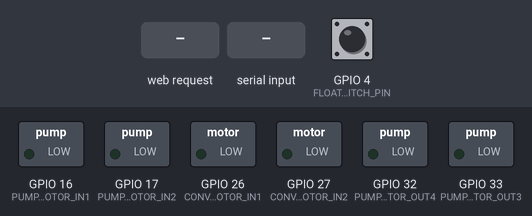
This sketch was run on a simulated ESP32. Shown: switched loads named in the sketch (green lamp = pin HIGH). The inputs (shaded band) are chosen by the test bench; at power-on: GPIO 4 (FLOAT_SWITCH_PIN) HIGH. WiFi joins after 1.5 s; servers stay silent unless stated; what the sketch prints to the serial monitor is not drawn.

Above: at 3.2 s.
3.3 s: HTTP request GET /pump_in_on received
At 4.5 s:
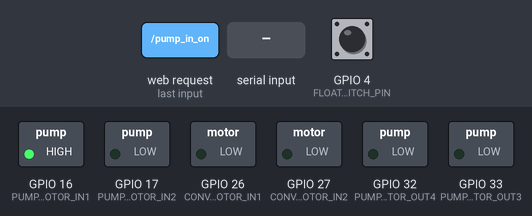
4.8 s: GPIO 4 (FLOAT_SWITCH_PIN) pulled LOW for 0.15 s
At 5.8 s:
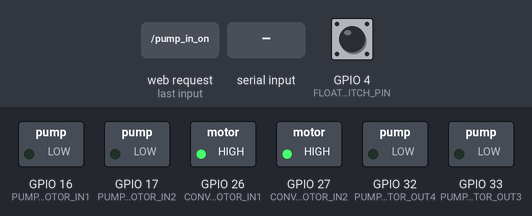
6.4 s: "PUMP_OUT_ON\n" received over Serial
At 7.0 s:
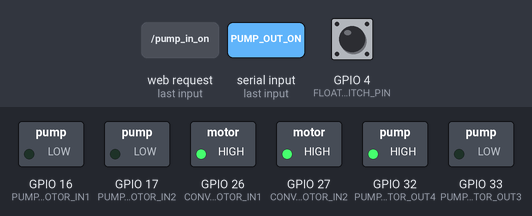
7.9 s: HTTP request GET /conveyor_on received
At 9.1 s:
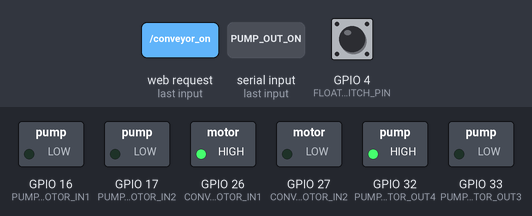
9.4 s: "PUMP_OUT_OFF\n" received over Serial
At 10.5 s:
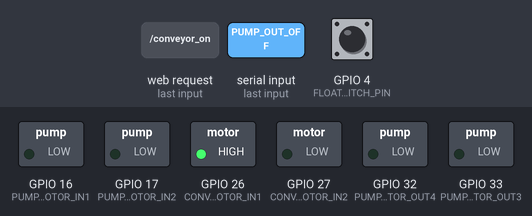
10.9 s: "PUMP_IN_ON\n" received over Serial
At 11.7 s:
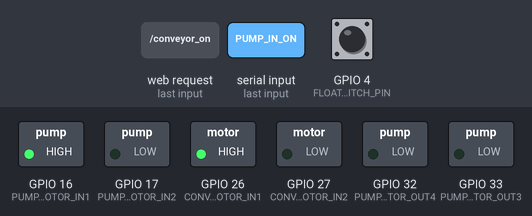
Timing chart, 0 to 13.4 s (numbered marks = the images above; inputs shaded):
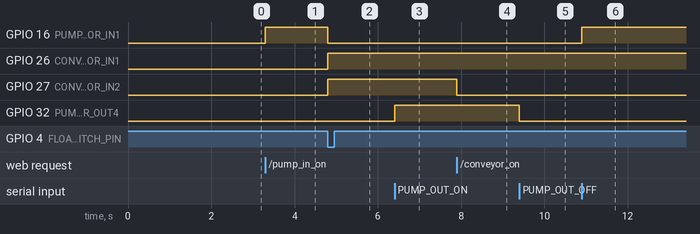

Measured:
- after the input at 3.3 s, GPIO 16 (PUMP_MOTOR_IN1): LOW → HIGH at once
- after the input at 4.8 s, GPIO 16 (PUMP_MOTOR_IN1): HIGH → LOW at once; GPIO 26 (CONVEYOR_MOTOR_IN1), GPIO 27 (CONVEYOR_MOTOR_IN2): LOW → HIGH at once
- after the input at 6.4 s, GPIO 32 (PUMP_MOTOR_OUT4): LOW → HIGH at once
- after the input at 7.9 s, GPIO 27 (CONVEYOR_MOTOR_IN2): HIGH → LOW at once
- after the input at 9.4 s, GPIO 32 (PUMP_MOTOR_OUT4): HIGH → LOW at once
- after the input at 10.9 s, GPIO 16 (PUMP_MOTOR_IN1): LOW → HIGH at once

The sketch:

MAIN_ESP32.ino
```cpp
#include <WiFi.h>
#include <WebServer.h>
#include <ArduinoJson.h> // Include ArduinoJson library

#define PUMP_MOTOR_IN1 16   // Pump In Motor
#define PUMP_MOTOR_IN2 17   // Pump In Motor
#define PUMP_MOTOR_OUT3 33  // Pump Out Motor
#define PUMP_MOTOR_OUT4 32  // Pump Out Motor
#define CONVEYOR_MOTOR_IN1 26    // Conveyor Motor
#define CONVEYOR_MOTOR_IN2 27    // Conveyor Motor
#define FLOAT_SWITCH_PIN 4      // Float Switch

const char* WIFI_SSID = "";
const char* WIFI_PASS = "";


WebServer server(80);
bool pumpInAllowed = true;
bool pumpInRunning = false;
String tankWaterLevel = "not full";

void updateFloatSwitchStatus() {
    int floatSwitch = digitalRead(FLOAT_SWITCH_PIN);
    if (floatSwitch == LOW) {
        tankWaterLevel = "full";
        pumpInAllowed = false;
    } else {
        tankWaterLevel = "not full";
        pumpInAllowed = true;
    }
}

void autoControlPumpIn() {
    if (tankWaterLevel == "full" && pumpInRunning) {
        // Tank is full, stop Pump In Motor
        digitalWrite(PUMP_MOTOR_IN1, LOW);
        digitalWrite(PUMP_MOTOR_IN2, LOW);
        pumpInRunning = false;
        Serial.println("Auto: Pump In Motor OFF (Tank Full)");
        digitalWrite(CONVEYOR_MOTOR_IN1, HIGH);
        digitalWrite(CONVEYOR_MOTOR_IN2, HIGH);
        Serial.println("Auto: Conveyor Motor Start Running...");
    }
}

void handleMotorCommand(String command) {
    Serial.println("Command Received: " + command);

    if (command == "PUMP_IN_ON") {
        updateFloatSwitchStatus();
        if (pumpInAllowed) {
            digitalWrite(PUMP_MOTOR_IN1, HIGH);
            digitalWrite(PUMP_MOTOR_IN2, LOW);
            pumpInRunning = true;
            Serial.println("Pump In Motor ON");
        } else {
            Serial.println("Pump In Motor Blocked by Float Switch");
        }
    }
    else if (command == "PUMP_IN_OFF") {
        digitalWrite(PUMP_MOTOR_IN1, LOW);
        digitalWrite(PUMP_MOTOR_IN2, LOW);
        pumpInRunning = false;
        Serial.println("Pump In Motor OFF");
    }
    else if (command == "PUMP_OUT_ON") {
        digitalWrite(PUMP_MOTOR_OUT3, LOW);
        digitalWrite(PUMP_MOTOR_OUT4, HIGH);
        Serial.println("Pump Out Motor ON");
    }
    else if (command == "PUMP_OUT_OFF") {
        digitalWrite(PUMP_MOTOR_OUT3, LOW);
        digitalWrite(PUMP_MOTOR_OUT4, LOW);
        Serial.println("Pump Out Motor OFF");
    }
    else if (command == "CONVEYOR_ON") {
        digitalWrite(CONVEYOR_MOTOR_IN1, HIGH);
        digitalWrite(CONVEYOR_MOTOR_IN2, LOW);
        Serial.println("Conveyor Motor ON");
    }
    else if (command == "CONVEYOR_OFF") {
        digitalWrite(CONVEYOR_MOTOR_IN1, LOW);
        digitalWrite(CONVEYOR_MOTOR_IN2, LOW);
        Serial.println("Conveyor Motor OFF");
    }
    else {
        Serial.println("Invalid Command!");
    }
}

void handlePumpInOn() { handleMotorCommand("PUMP_IN_ON"); server.send(200, "application/json", "{\"status\": \"Pump In Motor ON\"}"); }
void handlePumpInOff() { handleMotorCommand("PUMP_IN_OFF"); server.send(200, "application/json", "{\"status\": \"Pump In Motor OFF\"}"); }
void handlePumpOutOn() { handleMotorCommand("PUMP_OUT_ON"); server.send(200, "application/json", "{\"status\": \"Pump Out Motor ON\"}"); }
void handlePumpOutOff() { handleMotorCommand("PUMP_OUT_OFF"); server.send(200, "application/json", "{\"status\": \"Pump Out Motor OFF\"}"); }
void handleConveyorOn() { handleMotorCommand("CONVEYOR_ON"); server.send(200, "application/json", "{\"status\": \"Conveyor Motor ON\"}"); }
void handleConveyorOff() { handleMotorCommand("CONVEYOR_OFF"); server.send(200, "application/json", "{\"status\": \"Conveyor Motor OFF\"}"); }

void handleTankLevel() {
  DynamicJsonDocument doc(128); // Adjust size as needed
  doc["tank_level"] = tankWaterLevel;
  String jsonString;
  serializeJson(doc, jsonString);
  server.send(200, "application/json", jsonString);
}

void setup() {
    Serial.begin(115200);
    pinMode(PUMP_MOTOR_IN1, OUTPUT);
    pinMode(PUMP_MOTOR_IN2, OUTPUT);
    pinMode(PUMP_MOTOR_OUT3, OUTPUT);
    pinMode(PUMP_MOTOR_OUT4, OUTPUT);
    pinMode(CONVEYOR_MOTOR_IN1, OUTPUT);
    pinMode(CONVEYOR_MOTOR_IN2, OUTPUT);
    pinMode(FLOAT_SWITCH_PIN, INPUT_PULLUP);

    digitalWrite(PUMP_MOTOR_IN1, LOW);
    digitalWrite(PUMP_MOTOR_IN2, LOW);
    digitalWrite(PUMP_MOTOR_OUT3, LOW);
    digitalWrite(PUMP_MOTOR_OUT4, LOW);
    digitalWrite(CONVEYOR_MOTOR_IN1, LOW);
    digitalWrite(CONVEYOR_MOTOR_IN2, LOW);

    WiFi.begin(WIFI_SSID, WIFI_PASS);
    Serial.print("Connecting to WiFi");
    while (WiFi.status() != WL_CONNECTED) {
        delay(1000);
        Serial.print(".");
    }
    Serial.println("\nWiFi Connected! IP Address: ");
    Serial.println(WiFi.localIP());

    server.on("/pump_in_on", handlePumpInOn);
    server.on("/pump_in_off", handlePumpInOff);
    server.on("/pump_out_on", handlePumpOutOn);
    server.on("/pump_out_off", handlePumpOutOff);
    server.on("/conveyor_on", handleConveyorOn);
    server.on("/conveyor_off", handleConveyorOff);
    server.on("/tank_level", handleTankLevel);

    server.begin();
    Serial.println("Server started. Waiting for API commands...");
}

void loop() {
    server.handleClient();
    updateFloatSwitchStatus();  // Update water level status
    autoControlPumpIn();    // Auto control Pump In Motor

    if (Serial.available() > 0) {
        String command = Serial.readStringUntil('\n');
        command.trim();
        handleMotorCommand(command);
        Serial.flush();  // Clear the serial buffer after processing the command
    }
}
```
